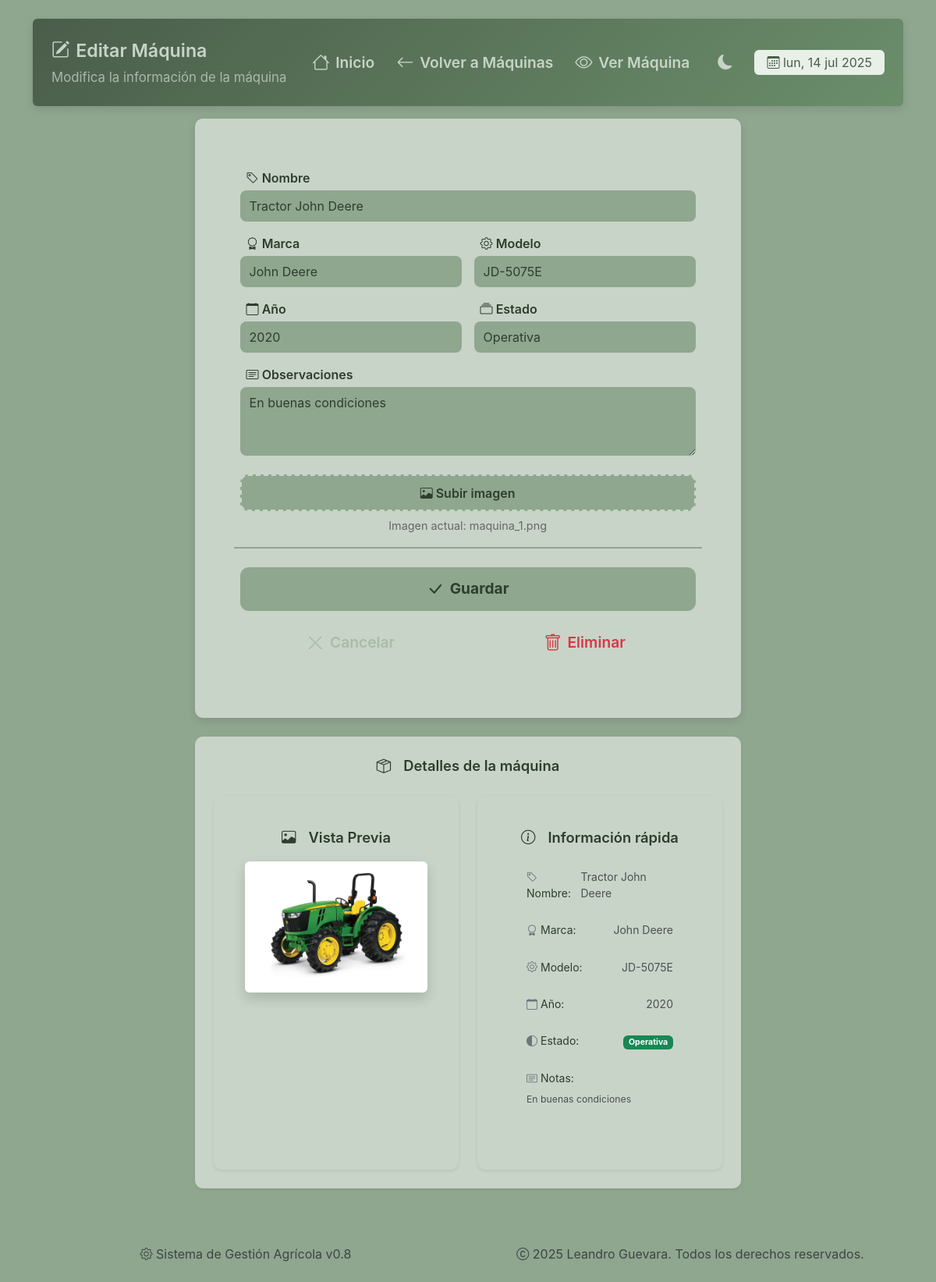
Before: /maquina/1/editar with the older database file.
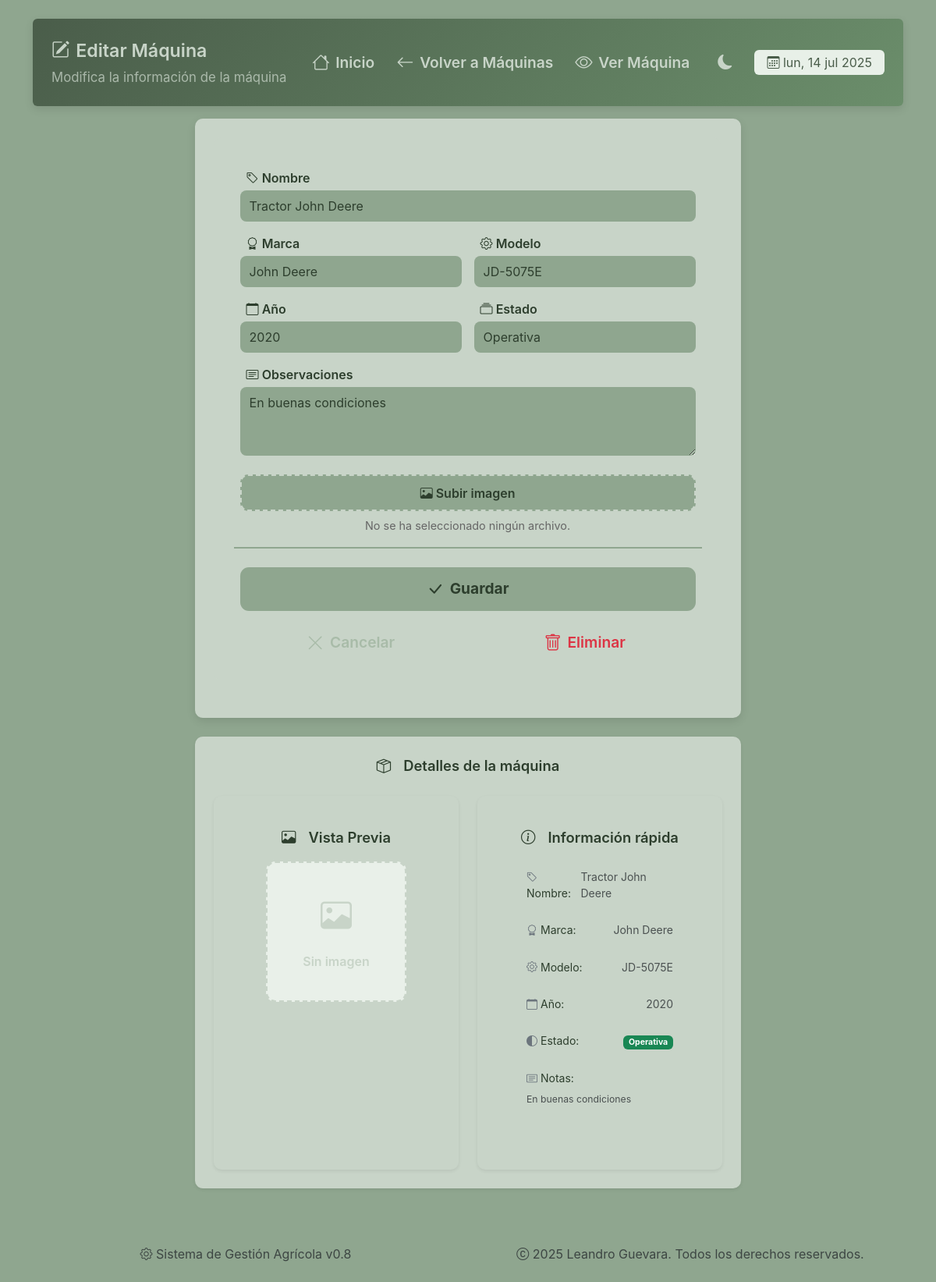
After: the same page with the newer database file.
### tables this page shows
CREATE TABLE maquinas (
        ID INTEGER PRIMARY KEY AUTOINCREMENT,
        Codigo TEXT UNIQUE NOT NULL,
        Nombre TEXT NOT NULL,
        Marca TEXT,
        Modelo TEXT,
        Año INTEGER,
        Estado TEXT,
        Observaciones TEXT,
        Foto TEXT
    );

### sistema_gestion_agricola/routes/maquinas.py (the view, shortened to what this page needs)
@maquinas_bp.route('/<int:id>/editar', methods=['GET', 'POST'])
def editar_maquina(id):
    from werkzeug.utils import secure_filename
    from flask import current_app
    import os, sqlite3
    conn = get_db_connection()
    maquina = conn.execute('SELECT * FROM maquinas WHERE ID = ?', (id,)).fetchone()
    if not maquina:
        conn.close()
        flash('Máquina no encontrada.', 'error')
        return redirect(url_for('maquinas.listar_maquinas'))
    conn.close()
    return render_template('maquinas/editar.html', maquina=maquina)

### sistema_gestion_agricola/utils/db.py (called while the page is built)
def get_db_connection():
    conn = sqlite3.connect('sistema_gestion_agricola.db', timeout=10)
    conn.row_factory = sqlite3.Row
    return conn

### sistema_gestion_agricola/templates/maquinas/editar.html (shortened to what the changed rows need)
{% extends "base.html" %}
{% block content %}
<div class="page-wrapper">
    <div class="dashboard-header hidden-item p-4 mb-3 rounded">
        <div class="header-topbar">
            <div class="header-title">
                <h2 class="section-title"><i class="bi bi-pencil-square"></i> Editar Máquina</h2>
            </div>
        </div>
    </div>
    <div class="card-section hidden-item mx-auto" style="max-width: 700px;">
        <div class="mt-0 card-section hidden-item" style="box-shadow: none; max-width: 650px;">
            <form method="POST" enctype="multipart/form-data" id="editMachineForm"
                class="mt-0 form-edit hidden-item row g-3"
                style="margin-left: 0.1em;">
                <div class="col-12">
                    <label for="nombre" class="form-label required">
                        <i class="bi bi-tag"></i> Nombre
                    </label>
                    <input type="text" class="form-control" id="nombre" name="nombre"
                        value="{{ maquina.Nombre if maquina and maquina.Nombre is not none else '' }}"
                        required placeholder="Ej: Tractor John Deere">
                </div>
                <div class="col-12 col-md-6">
                    <label for="marca" class="form-label">
                        <i class="bi bi-award"></i> Marca
                    </label>
                    <input type="text" class="form-control" id="marca" name="marca"
                        value="{{ maquina.Marca if maquina and maquina.Marca is not none else '' }}"
                        placeholder="Ej: John Deere">
                </div>
                <div class="col-12 col-md-6">
                    <label for="modelo" class="form-label">
                        <i class="bi bi-gear"></i> Modelo
                    </label>
                    <input type="text" class="form-control" id="modelo" name="modelo"
                        value="{{ maquina.Modelo if maquina and maquina.Modelo is not none else '' }}"
                        placeholder="Ej: 5050E">
                </div>
                <div class="col-12 col-md-6">
                    <label for="anio" class="form-label">
                        <i class="bi bi-calendar"></i> Año
                    </label>
                    <input type="number" class="form-control" id="anio" name="anio"
                        value="{{ maquina.Año if maquina and maquina.Año is not none else '' }}"
                        placeholder="Ej: 2020">
                </div>
                        {% set tipo_actual = maquina.Estado if maquina and maquina.Estado is not none else '' %}
                <div class="col-12">
                    <label for="observaciones" class="form-label">
                        <i class="bi bi-card-text"></i> Observaciones
                    </label>
                    <textarea class="form-control" id="observaciones" name="observaciones"
                        rows="3"
                        placeholder="Observaciones, detalles de mantenimiento, etc.">{{ maquina.Observaciones if maquina and maquina.Observaciones is not none else '' }}</textarea>
                </div>
                <div class="col-12 custom-file-upload">
                    <label for="foto" class="upload-label">
                        <i class="bi bi-image"></i> Subir imagen
                    </label>
                    <div id="file-name" class="file-name-preview">
                        {% if maquina and maquina.Foto %}
                            Imagen actual: {{ maquina.Foto }}
                        {% else %}
                            No se ha seleccionado ningún archivo.
                        {% endif %}
                    </div>
                </div>
            </form>
        </div>
    </div>
    <div class="card detail-card hidden-item p-4 shadow-sm mx-auto"
        style="max-width: 700px; border: none; box-shadow: none;">
        <div class="row g-4 mt-0">
            <div class="col-12 col-md-6 mx-auto" style="max-width: 100%;">
                <div class="card h-100 shadow-sm border-secondary">
                    <div class="card-body text-center">
                        <h5 class="card-title mb-3 d-flex align-items-center justify-content-center gap-2">
                            <i class="bi bi-image"></i> Vista Previa
                        </h5>
                        {% if maquina and maquina.Foto %}
                            <img src="{{ url_for('static', filename='fotos/maquinas/' ~ maquina.Foto) }}"
                                alt="Vista previa"
                                class="img-fluid rounded shadow mx-auto d-block"
                                style="max-height: 220px; object-fit: contain;">
                        {% else %}
                            <div class="image-placeholder mx-auto"
                                style="width: 180px; height: 180px;">
                                <i class="bi bi-image fs-1"></i>
                                <p class="mb-0 mt-2">Sin imagen</p>
                            </div>
                        {% endif %}
                    </div>
                </div>
            </div>
            <div class="col-12 col-md-6 mx-auto" style="max-width: 100%; min-width: 320px;">
                <div class="card h-100 shadow-sm border-primary">
                    <div class="card-body">
                        {% if maquina %}
                        <ul class="list-group list-group-flush small">
                            {% if maquina.Nombre %}
                            <li class="list-group-item d-flex justify-content-between">
                                <span><i class="bi bi-tag me-1 text-secondary"></i><strong>Nombre:</strong></span>
                                <span class="text-muted">{{ maquina.Nombre }}</span>
                            </li>
                            {% endif %}
                            {% if maquina.Marca %}
                            <li class="list-group-item d-flex justify-content-between">
                                <span><i class="bi bi-award me-1 text-secondary"></i><strong>Marca:</strong></span>
                                <span class="text-muted">{{ maquina.Marca }}</span>
                            </li>
                            {% endif %}
                            {% if maquina.Modelo %}
                            <li class="list-group-item d-flex justify-content-between">
                                <span><i class="bi bi-gear me-1 text-secondary"></i><strong>Modelo:</strong></span>
                                <span class="text-muted">{{ maquina.Modelo }}</span>
                            </li>
                            {% endif %}
                            {% if maquina.Año %}
                            <li class="list-group-item d-flex justify-content-between">
                                <span><i class="bi bi-calendar me-1 text-secondary"></i><strong>Año:</strong></span>
                                <span class="text-muted">{{ maquina.Año }}</span>
                            </li>
                            {% endif %}
                            <li class="list-group-item d-flex justify-content-between">
                                <span><i class="bi bi-circle-half me-1 text-secondary"></i><strong>Estado:</strong></span>
                                <span>
                                    {% set badge_class =
                                        'bg-success' if maquina.Estado == 'Operativa' else
                                        'bg-warning text-dark' if maquina.Estado == 'En Taller' else
                                        'bg-secondary' if maquina.Estado == 'Reserva' else
                                        'bg-danger' if maquina.Estado == 'Fuera de servicio' else
                                        'bg-secondary'
                                    %}
                                    <span class="badge {{ badge_class }}">{{ maquina.Estado or 'Desconocido' }}</span>
                                </span>
                            </li>
                            {% if maquina.Observaciones %}
                            <li class="list-group-item">
                                <span class="d-block mb-1"><i class="bi bi-card-text me-1 text-secondary"></i><strong>Notas:</strong></span>
                                <span class="text-muted d-block small">{{ maquina.Observaciones }}</span>
                            </li>
                            {% endif %}
                        </ul>
                        {% endif %}
                    </div>
                </div>
            </div>
        </div>
    </div>
</div>
{% endblock %}

Changed rows visible on the page:
changed maquinas "Tractor John Deere": Foto "maquina_1.png" → (not shown); Foto: picture removed
Other visible differences:
text no longer shown: "Imagen actual:"
text now shown: "No se ha seleccionado ningún archivo. Sin imagen"
